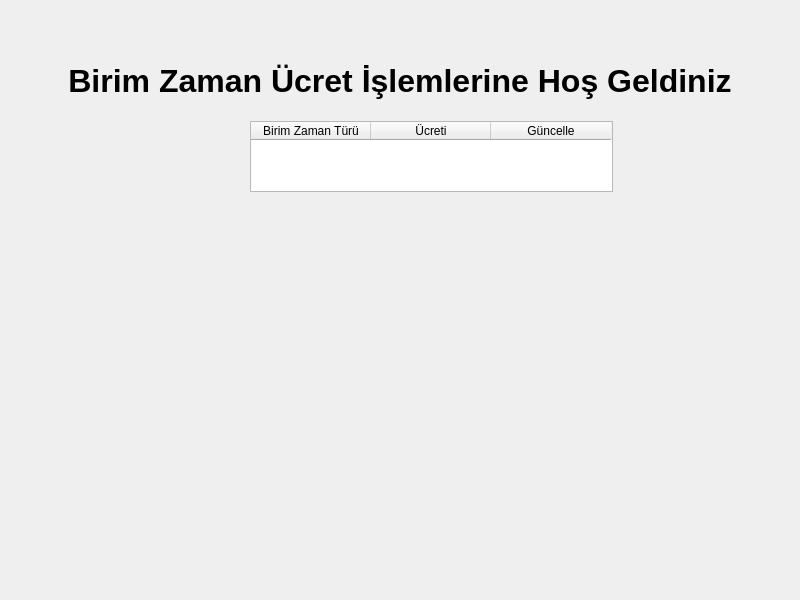
<?xml version="1.0" encoding="UTF-8"?>
<ui version="4.0">
 <class>Form</class>
 <widget class="QWidget" name="Form">
  <property name="geometry">
   <rect>
    <x>0</x>
    <y>0</y>
    <width>800</width>
    <height>600</height>
   </rect>
  </property>
  <property name="windowTitle">
   <string>Abone Güncelleme ve Silme Ekranı</string>
  </property>
  <widget class="QLabel" name="label">
   <property name="geometry">
    <rect>
     <x>30</x>
     <y>50</y>
     <width>740</width>
     <height>61</height>
    </rect>
   </property>
   <property name="font">
    <font>
     <pointsize>24</pointsize>
     <weight>75</weight>
     <bold>true</bold>
    </font>
   </property>
   <property name="text">
    <string>Birim Zaman Ücret İşlemlerine Hoş Geldiniz</string>
   </property>
   <property name="alignment">
    <set>Qt::AlignCenter</set>
   </property>
  </widget>
  <widget class="QTableWidget" name="tableWidget">
   <property name="geometry">
    <rect>
     <x>250</x>
     <y>121</y>
     <width>363</width>
     <height>71</height>
    </rect>
   </property>
   <property name="maximumSize">
    <size>
     <width>790</width>
     <height>431</height>
    </size>
   </property>
   <attribute name="horizontalHeaderCascadingSectionResizes">
    <bool>false</bool>
   </attribute>
   <attribute name="horizontalHeaderDefaultSectionSize">
    <number>120</number>
   </attribute>
   <attribute name="horizontalHeaderStretchLastSection">
    <bool>false</bool>
   </attribute>
   <column>
    <property name="text">
     <string>Birim Zaman Türü</string>
    </property>
   </column>
   <column>
    <property name="text">
     <string>Ücreti</string>
    </property>
   </column>
   <column>
    <property name="text">
     <string>Güncelle</string>
    </property>
   </column>
  </widget>
 </widget>
 <resources/>
 <connections/>
</ui>
